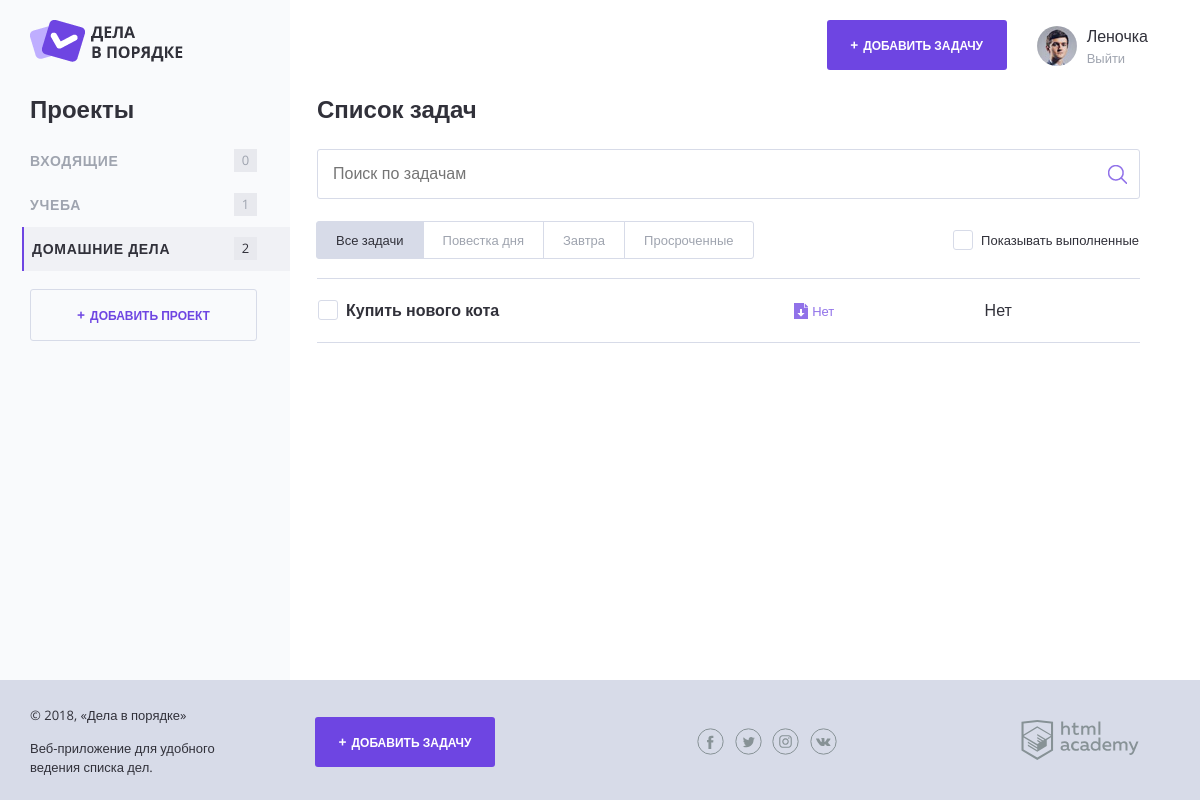
The page /index.php?id=3 (signed in) on the database its author committed.
### tables this page shows
CREATE TABLE `projects` (
  `id` INT(11) UNSIGNED AUTO_INCREMENT PRIMARY KEY,
  `project_name` VARCHAR(255) NOT NULL,
  `user_id` INT UNSIGNED NOT NULL,
  FOREIGN KEY (`user_id`) REFERENCES `users`(`id`) ON DELETE CASCADE ON UPDATE CASCADE
);

CREATE TABLE `tasks` (
  `id` INT(11) UNSIGNED AUTO_INCREMENT PRIMARY KEY,
  `start_date` DATETIME NOT NULL,
  `end_date` DATETIME,
  `task_name` VARCHAR(255) NOT NULL,
  `file_name` VARCHAR(255),
  `file_path` VARCHAR(255),
  `deadline` DATETIME,
  `author_id` INT UNSIGNED NOT NULL,
  `project_id` INT UNSIGNED,
  FOREIGN KEY (`author_id`) REFERENCES `users`(`id`) ON DELETE CASCADE ON UPDATE CASCADE,
  FOREIGN KEY (`project_id`) REFERENCES `projects`(`id`) ON DELETE CASCADE ON UPDATE CASCADE
);

### functions.php (called while the page is built, shortened)
<?php
function renderTemplate (string $template_path, array $data): string {
    if(is_file($template_path)) {
        extract($data);
        require_once $template_path;
        return ob_get_clean();
    } else {
        return '';
    }
};
function count_tasks_by_project ($link, int $project_id): int {
    $sql = 'SELECT * FROM `tasks` WHERE `project_id` = "' . $project_id . '"';
    $result = mysqli_query($link, $sql);
    $records_count = mysqli_num_rows($result);
    return $records_count;
};
function count_inbox_tasks_by_user ($link, int $user_id): int {
    $sql = 'SELECT COUNT(*) FROM `tasks` WHERE `author_id` = "' . $user_id . '" AND `project_id` IS NULL';
    $result = mysqli_query($link, $sql);
    $count = mysqli_fetch_row($result);
    return (int) $count[0];
};
function get_projects_by_user ($link, int $user_id): array {
    $sql = 'SELECT * FROM `projects` WHERE `user_id` = "' . $user_id . '"';
    $result = mysqli_query($link, $sql);
    $projects = mysqli_fetch_all($result, MYSQLI_ASSOC);
    return $projects;
}
function get_tasks_by_project ($link, int $project_id): array {
    $sql = 'SELECT * FROM `tasks` WHERE `project_id` = "' . $project_id . '"';
    $result = mysqli_query($link, $sql);
    $tasks = mysqli_fetch_all($result, MYSQLI_ASSOC);
    return $tasks;
};

### templates/index.php (the view, shortened to what this page needs)
<div class="content">
    <section class="content__side">
        <h2 class="content__side-heading">Проекты</h2>
        <nav class="main-navigation">
            <ul class="main-navigation__list">
                <?php $class_name = ($active == 0) ? 'main-navigation__list-item  main-navigation__list-item--active' : 'main-navigation__list-item';?>
                <li class="<?=$class_name;?>">
                    <a class="main-navigation__list-item-link" href="index.php?id=0">Входящие</a>
                    <span class="main-navigation__list-item-count"><?=count_inbox_tasks_by_user($link, $user['id'])?></span>
                </li>
                <?php foreach($projects as $project) {
                    $class_name = ($active == $project['id']) ? 'main-navigation__list-item  main-navigation__list-item--active' : 'main-navigation__list-item';?>
                    <li class="<?=$class_name;?>">
                        <a class="main-navigation__list-item-link" href="index.php?id=<?=$project['id'];?>"><?=$project['project_name']?></a>
                        <span class="main-navigation__list-item-count"><?=count_tasks_by_project($link, $project['id']);?></span>
                    </li>
                    <?php }; ?>
            </ul>
        </nav>
        <a class="button button--transparent button--plus content__side-button open-modal"
           href="javascript:;" target="project_add">Добавить проект</a>
    </section>
    <main class="content__main">
        <h2 class="content__main-heading">Список задач</h2>
        <form class="search-form" action="index.html" method="post">
            <input class="search-form__input" type="text" name="" value="" placeholder="Поиск по задачам">
            <input class="search-form__submit" type="submit" name="" value="Искать">
        </form>
        <div class="tasks-controls">
            <nav class="tasks-switch">
                <?php foreach($filters as $counter => $filter) {
                $class_name = ($active_filter == $counter) ? 'tasks-switch__item tasks-switch__item--active' : 'tasks-switch__item';?>
                <a href="index.php?filter=<?=$counter;?>" class="<?=$class_name;?>"><?=$filter;?></a>
                <?php }; ?>
            </nav>
            <label class="checkbox">
                <span class="checkbox__text">Показывать выполненные</span>
            </label>
        </div>
        <table class="tasks">
            <?php foreach ($tasks as $task) {
                $class_name = $task['end_date'] ? 'tasks__item task task--completed' : 'tasks__item task';
                $hidden = ($show_complete_tasks == 0 && $task['end_date']) ? 'style="display: none;}"' : '';
                $important = ($task['deadline'] == null) ? '' : (count_deadline($task['deadline'], 86400)) ? 'task--important' : '';
                ?>
                <tr class="<?=$class_name;?> <?=$important;?>" <?=$hidden;?>>
                    <td class="task__select">
                        <label class="checkbox task__checkbox">
                            <span class="checkbox__text"><?=htmlspecialchars(strip_tags($task['task_name']));?></span>
                        </label>
                    </td>
                    <td class="task__file">
                        <?php if ($task['file_path'] == null) :?>
                        <a class="download-link">Нет</a>
                        <?php else:?>
                        <a class="download-link" href="<?=$task['file_path'];?>" download><?=htmlspecialchars($task['file_name']);?></a>
                        <?php endif;?>
                    </td>
                    <?php $date = ($task['deadline'] == null) ? 'Нет' : date('d.m.Y', strtotime(htmlspecialchars($task['deadline'])));?>
                    <td class="task__date"><?=$date;?></td>
                    <td class="task__controls"></td>
                </tr>
                <?php }; ?>
        </table>
    </main>
</div>
</div>
</div>

### templates/layout.php (shortened to what this page needs)
<!DOCTYPE html>
<html lang="ru">
<head>
    <link rel="stylesheet" href="css/normalize.css">
    <link rel="stylesheet" href="css/style.css">
    <link rel="stylesheet" href="css/flatpickr.min.css">
</head>
<?php $class_name = (isset($is_error) && $is_error) ? 'overlay' : '';?>
<body class="<?=$class_name;?>">
<div class="page-wrapper">
    <div class="container container--with-sidebar">
        <header class="main-header">
            <a href="index.php?id=0">
                <img src="img/logo.png" width="153" height="42" alt="Логотип Дела в порядке">
            </a>
            <?php if (isset($user)): ?>
            <div class="main-header__side">
                <a class="main-header__side-item button button--plus open-modal" href="javascript:;"
                   target="task_add">Добавить задачу</a>
                <div class="main-header__side-item user-menu">
                    <div class="user-menu__image">
                        <img src="img/user-pic.jpg" width="40" height="40" alt="Пользователь">
                    </div>
                    <div class="user-menu__data">
                        <p><?=htmlspecialchars($user['name']);?></p>
                        <a href="logout.php">Выйти</a>
                    </div>
                </div>
            </div>
            <?php endif;?>
        </header>
        <?=$content;?>
        <footer class="main-footer">
            <div class="container">
                <div class="main-footer__copyright">
                    <p>© 2018, «Дела в порядке»</p>
                    <p>Веб-приложение для удобного ведения списка дел.</p>
                </div>
                <?php if (isset($user)) : ?>
                <a class="main-footer__button button button--plus open-modal" target="task_add"
                   href="javascript:;">Добавить задачу</a>
                <?php endif;?>
                <div class="main-footer__social social">
                    <a class="social__link social__link--facebook" href="#">Facebook
                    </a>
                    <a class="social__link social__link--twitter" href="#">Twitter
                    </a>
                    <a class="social__link social__link--instagram" href="#">Instagram
                    </a>
                    <a class="social__link social__link--vkontakte" href="#">Вконтакте
                    </a>
                </div>
                <div class="main-footer__developed-by">
                    <a href="https://htmlacademy.ru/intensive/php">
                        <img src="img/htmlacademy.svg" alt="HTML Academy" width="118" height="40">
                    </a>
                </div>
            </div>
        </footer>
</body>
</html>

### index.php (shortened to what this page needs)
<?php
require_once 'functions.php';
require_once 'init.php';
$user = isset($_SESSION['user']) ? $_SESSION['user'] : null;
$FILTERS = ['Все задачи', 'Повестка дня', 'Завтра', 'Просроченные'];
$project_id = isset($_SESSION['project_id']) ? (int)$_SESSION['project_id'] : 0;
$show_completed = isset($_SESSION['show_completed']) ? (int)$_SESSION['show_completed'] : 0;
$active_filter = isset($_SESSION['active_filter']) ? (int)$_SESSION['active_filter'] : 0;
$project_errors = [];
$task_errors = [];
$is_error = false;
if ($_SERVER['REQUEST_METHOD'] == 'GET' && isset($user)) {
    $tasks = [];
    $modal_task = renderTemplate(
        './templates/modal-task.php',
        [
            'projects' => get_projects_by_user($link, $user['id']),
            'errors' => $task_errors
        ]
    );
    $modal_project = renderTemplate(
        './templates/modal-project.php',
        [
            'errors' => $project_errors
        ]
    );
    if (isset($_GET['id'])) {
        $project_id = $_GET['id'];
        if ($_GET['id'] != 0 && check_project($link, $_GET['id'], $user['id'])) {
            $tasks = get_tasks_by_project($link, $project_id);
        } else if ($_GET['id'] == '0') {
            $tasks = get_inbox_tasks_by_user($link, $user['id']);
        }
    } else if (!isset($_GET['id'])) {
        if ($project_id == 0) {
            $tasks = get_inbox_tasks_by_user($link, $user['id']);
        } else {
            $tasks = get_tasks_by_project($link, $project_id);
        }
    } else {
        header('Status: 404, not found');
        http_response_code(404);
        print('Error! Status: ' . http_response_code());
        exit;
    }
    $page_content = renderTemplate(
        './templates/index.php',
        [
            'projects' => get_projects_by_user($link, $user['id']),
            'tasks' => $tasks,
            'show_complete_tasks' => $show_completed,
            'link' => $link,
            'active' => $project_id,
            'user' => $user,
            'filters' => $FILTERS,
            'active_filter' => $active_filter
        ]
    );
} elseif ($_SERVER['REQUEST_METHOD'] == 'GET' && !isset($user)) {
    header('Location: /guest.php');
    exit;
}
$layout_content = renderTemplate(
    './templates/layout.php',
    [
        'title' => 'Дела в порядке',
        'content' => $page_content,
        'user' => $user,
        'modal_task' => $modal_task,
        'modal_project' => $modal_project,
        'is_error' => $is_error
    ]
);
print($layout_content);

### rows shown on the page
projects: project_name "УЧЕБА", id "1"
projects: project_name "ДОМАШНИЕ ДЕЛА", id "2"
tasks: task_name "Купить нового кота", shows "Нет", deadline "Нет"

### other values the page prints
$user['name'] "Леночка"
count_inbox_tasks_by_user($link, $user['id']) "0"
$filter "Все задачи"
$filter "Повестка дня"
$filter "Завтра"
$filter "Просроченные"
